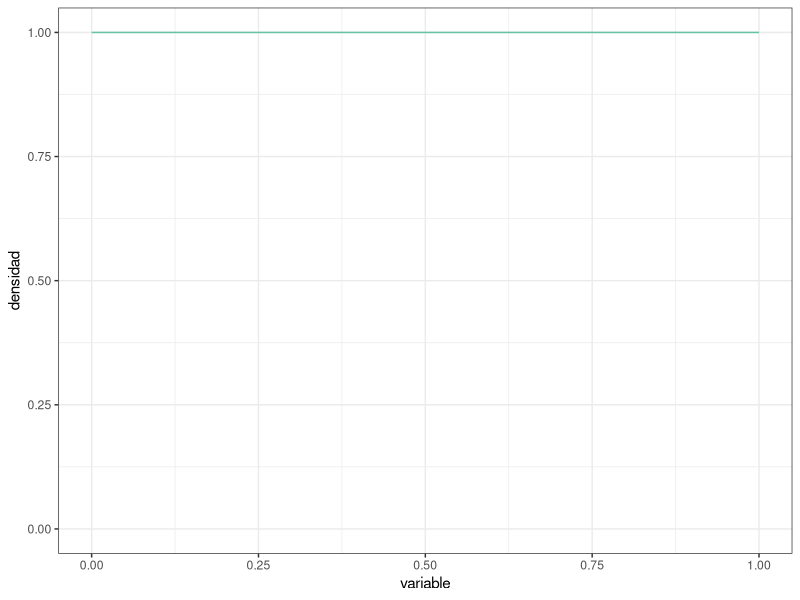
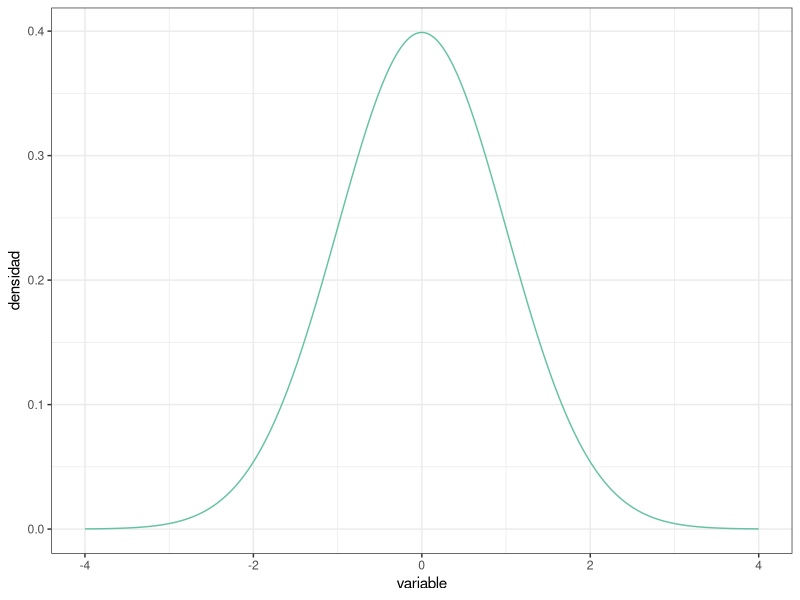
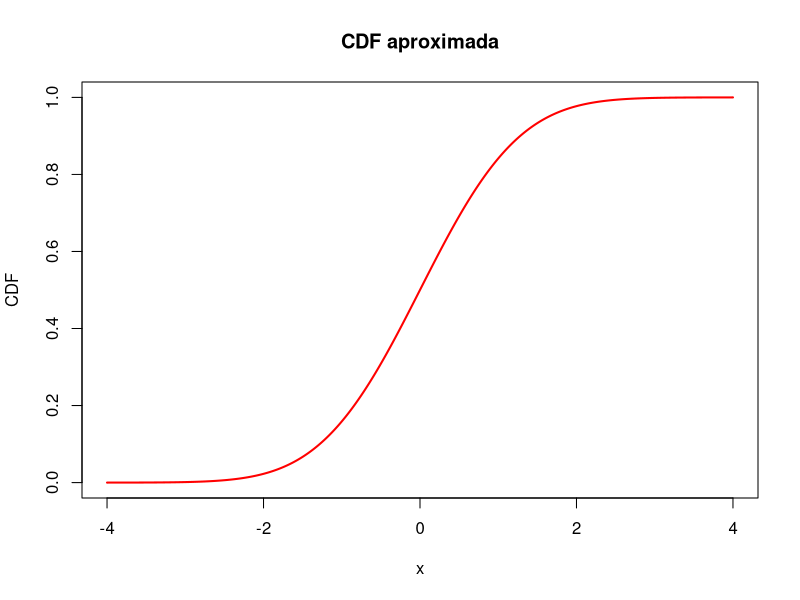
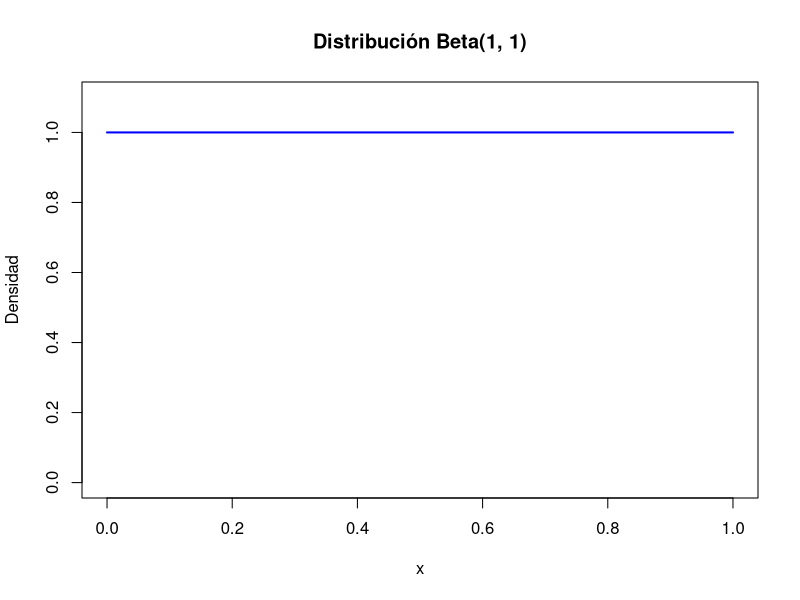
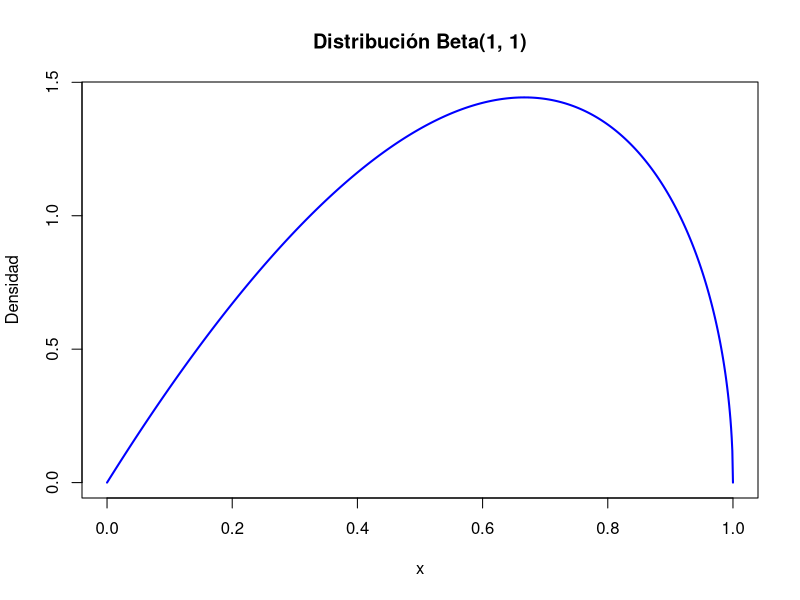
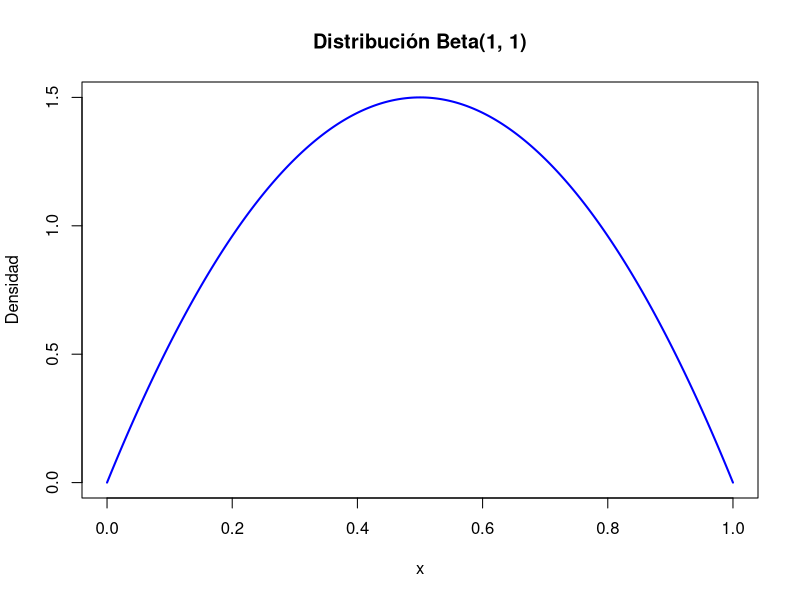
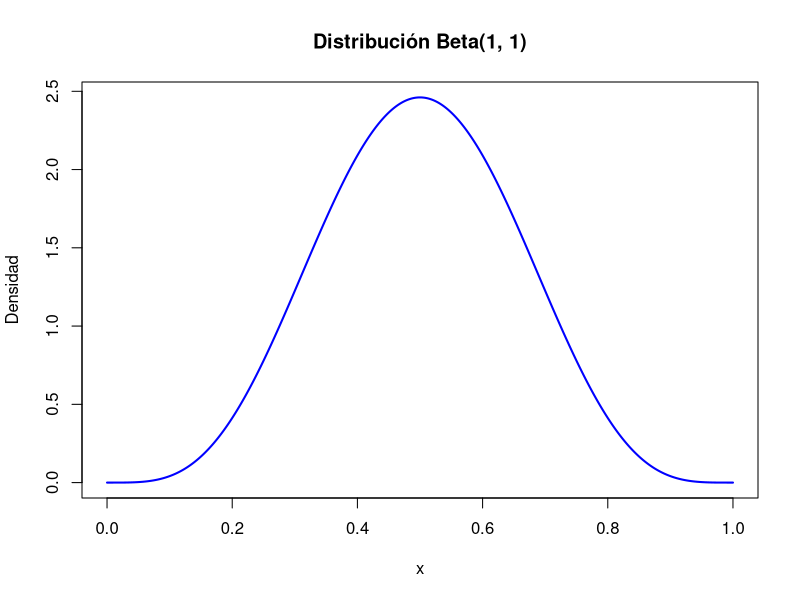
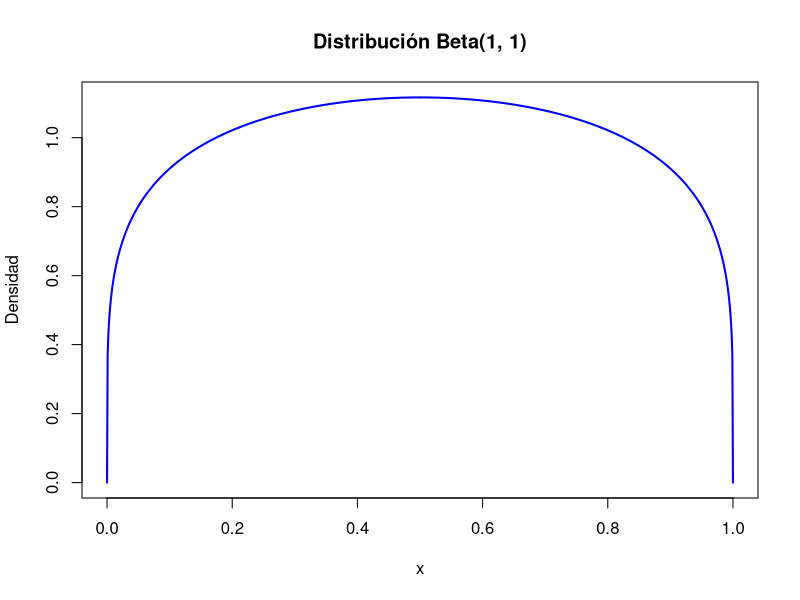

The R source for these figures, in order:
## ---- chunk 1
#| message: false

# Paquetes:
library(tidyverse)
library(RColorBrewer)


# Configuración de la salida gráfica:

PALETA <- brewer.pal(8, "Set2") # Colores por defecto
color_defecto  <- PALETA[1]
options(ggplot2.discrete.colour = PALETA)

theme_set(theme_bw()) # Tema "neutro" para la representación gráfica
## ---- chunk 2
PREC     <- 1e-3 # Precisión para representar la función de densidad (milésimas)
DENS_INF <- 0    # Rango inferior de la función de densidad
DENS_SUP <- 1    # Rango superior de la función de densidad

uniforme <- tibble( # Esta función crea un "data.frame" o tabla de datos
  variable = seq(from = DENS_INF, to = DENS_SUP, by = PREC),
  densidad = variable |> dunif(min = DENS_INF, max = DENS_SUP)
)

uniforme |> glimpse() # Muestra el objeto con los datos, contiene 2 columnas 

uniforme |> # Usando la tabla de datos antes creada, crea un objeto gráfico
  ggplot(mapping = aes(x = variable, y = densidad)) + # "Mapea" columnas a
                                                      #   coordenadas
  geom_line(color = color_defecto) + # Representa mediante una línea continua
  
  ylim( # Fija el límite inferior a 0 para mostrar el eje y completo:
    0,  # (Usa la propia distribución para establecer el límite superior)
    uniforme |> pull(densidad) |> max()
  )
## ---- chunk 3
DENS_INF <- -4 # Usamos un rango más adecuado para la normal estandarizada
DENS_SUP <-  4

normal <- tibble( # Reutilizamos `PREC` del "chunk" de código anterior
  variable = seq(from = DENS_INF, to = DENS_SUP, by = PREC),
  densidad = variable |> dnorm()
)

# Al cubrir la distribución el rango desde 0 hasta el máximo, en este caso no
#   es necesario establecer los límites manualmente
normal |>
  ggplot(mapping = aes(x = variable, y = densidad)) +
  geom_line(color = color_defecto)
## ---- chunk 4
uniforme |> summarize(integral = PREC * sum(densidad))
## ---- chunk 5
uniforme |> summarize(
  integral = PREC * (sum(densidad) - 0.5 * (first(densidad) + last(densidad)))
)
## ---- chunk 6
normal |> summarize(
  integral = sum(densidad) * PREC
)
## ---- chunk 7
tibble( # Ampliando el rango a [-10, 10]:
  variable = seq(from = -10, to = 10, by = PREC),
  densidad = variable |> dnorm()
) |>
  summarize(integral = sum(densidad) * PREC)

tibble( # Usando precisión de "millonésimas":
  variable = seq(from = DENS_INF, to = DENS_SUP, by = 1e-6),
  densidad = variable |> dnorm()
) |>
  summarize(integral = sum(densidad) * 1e-6) # Misma precisión en la integral
## ---- chunk 8
uniforme |> summarize(
  integral = PREC * sum(densidad),
  integral = integral / integral # Normalización
)

normal |> summarize(
  integral = PREC * sum(densidad),
  integral = integral / integral # Normalización
)
## ---- chunk 9
dnorm(0) # valor maximo para la distibucion normal
## ---- chunk 10
dunif(0.5, min = 0, max = 1) # valor maximo para la distibucion uniforme
## ---- chunk 11
dnorm(0,0,0.1)
## ---- chunk 12
dunif(0.25, min = 0, max = 0.5)
## ---- chunk 13
x <- seq(-4, 4, 1e-3)
densidad <- dnorm(x)
cdf_aproximada <- cumsum(densidad) * 1e-3
plot(x, cdf_aproximada, type = "l", col = "red", lwd = 2,
     main = "CDF aproximada",
     xlab = "x", ylab = "CDF")


## ---- chunk 14
x <- seq(-4, 4, 1e-3)
densidad <- dnorm(x)
valor_esperado <- sum(x*densidad)*1e-3
cat("El valor esperado es", valor_esperado, "\n")
## ---- chunk 15
x <- seq(0, 1, 1e-3)
y <- dbeta(x, shape1 = 1, shape2 = 1)
plot(x, y, type = "l", col = "blue", lwd = 2,
     main = "Distribución Beta(1, 1)",
     xlab = "x", ylab = "Densidad", ylim=c(0,1.1) )
## ---- chunk 16
x <- seq(0, 1, 1e-3)
y <- dbeta(x, shape1 = 2, shape2 = 1.5)
plot(x, y, type = "l", col = "blue", lwd = 2,
     main = "Distribución Beta(1, 1)",
     xlab = "x", ylab = "Densidad")
## ---- chunk 17
x <- seq(0, 1, 1e-3)
y <- dbeta(x, shape1 = 2, shape2 = 2)
plot(x, y, type = "l", col = "blue", lwd = 2,
     main = "Distribución Beta(1, 1)",
     xlab = "x", ylab = "Densidad")
## ---- chunk 18
x <- seq(0, 1, 1e-3)
y <- dbeta(x, shape1 = 5, shape2 = 5)
plot(x, y, type = "l", col = "blue", lwd = 2,
     main = "Distribución Beta(1, 1)",
     xlab = "x", ylab = "Densidad")
## ---- chunk 19
x <- seq(0, 1, 1e-3)
y <- dbeta(x, shape1 = 1.2, shape2 = 1.2)
plot(x, y, type = "l", col = "blue", lwd = 2,
     main = "Distribución Beta(1, 1)",
     xlab = "x", ylab = "Densidad")
## ---- chunk 20
x <- seq(0, 1, 1e-3)
y <- dbeta(x, shape1 = 0.8, shape2 = 0.8)
plot(x, y, type = "l", col = "blue", lwd = 2,
     main = "Distribución Beta(1, 1)",
     xlab = "x", ylab = "Densidad")
## ---- chunk 21
theta <- seq(0, 1, 1e-3)
densidad_prior <- dbeta(theta, shape1 = 1, shape2 = 1)
plot(theta, densidad_prior, type = "l", col = "blue", lwd = 2,
     main = "Distribución previa Beta(1, 1)",
     xlab = "Tasa de aceptación (theta)", ylab = "Densidad",ylim=c(0,1.1))

## ---- chunk 22
aceptacion_muestra <- tibble(
  id_participante   = 1:22,
  resp_descarga_app = c(
    "Si", "Si", "No", "No", "Si", "Si", "Si", "Si", "No", "Si", "Si",
    "Si", "Si", "Si", "Si", "Si", "No", "Si", "No", "Si", "Si", "Si"
  )
)
frecuencias <- aceptacion_muestra%>%count(resp_descarga_app)
print(frecuencias)
## ---- chunk 23
theta <- seq(0, 1, 1e-3)
densidad_prior <- dbeta(theta, shape1 = 1, shape2 = 1)
densidad_posterior <- dbeta(theta, shape1 = 18, shape2 = 6)
plot(theta, densidad_prior, type = "l", col = "blue", lwd = 2,
     main = "Distribución Previa y Posterior",
     xlab = expression(theta), ylab = "Densidad", ylim = c(0,5))
lines(theta, densidad_posterior, col = "red", lwd = 2)
par(xpd = TRUE)
legend("bottomleft",inset = c(-0.1,- 0.5), cex = 0.7,legend = c("Distribución Previa (Beta(1,1))", 
                              "Distribución Posterior (Beta(18,6))"),
       col = c("blue", "red"), lwd = 2)

## ---- chunk 24
cat("La media es", 18 / (18 + 6), "\n")
cat("La moda es", (18 - 1) / (18 + 6 - 2), "\n")

## ---- chunk 25
aceptacion_muestra_2 <- tibble(
  id_participante   = 1:113,
  resp_descarga_app = c(
    "Si", "Si", "No", "No", "Si", "Si", "Si", "Si", "No", "Si", "Si",
    "Si", "Si", "Si", "Si", "Si", "No", "Si", "No", "Si", "Si", "Si", 
    "No", "Si", "Si", "Si", "Si", "No", "No", "Si", "No", "Si", "Si", 
    "Si", "Si", "Si", "No", "Si", "No", "No", "Si", "No", "Si", "Si", 
    "No", "No", "No", "Si", "No", "No", "Si", "Si", "No", "No", "Si", 
    "No", "Si", "No", "No", "No", "Si", "Si", "No", "Si", "Si", "No", 
    "Si", "Si", "No", "Si", "Si", "No", "Si", "No", "Si", "No", "Si", 
    "No", "No", "No", "Si", "Si", "No", "No", "Si", "Si", "No", "No", 
    "No", "Si", "Si", "No", "Si", "Si", "No", "Si", "Si", "Si", "Si", 
    "No", "Si", "No", "No", "No", "No", "No", "Si", "No", "No", "Si", 
    "Si", "Si", "Si"
  )
)
frecuencias <- aceptacion_muestra_2%>%count(resp_descarga_app)
print(frecuencias)
## ---- chunk 26
theta <- seq(0, 1, 1e-3)
densidad_prior <- dbeta(theta, shape1 = 18, shape2 = 6)
densidad_posterior <- dbeta(theta, shape1 = 83, shape2 = 54)
plot(theta, densidad_prior, type = "l", col = "blue", lwd = 2,
     main = "Distribución Previa y Posterior",
     xlab = expression(theta), ylab = "Densidad", ylim = c(0,10))
lines(theta, densidad_posterior, col = "red", lwd = 2)
par(xpd = TRUE)
legend("bottomleft",inset = c(-0.1,- 0.5), cex = 0.7,legend = c("Distribución Previa (Beta(18,6))", 
                              "Distribución Posterior (Beta(83,54))"),
       col = c("blue", "red"), lwd = 2)

cat("La media es", 83 / (83 + 54), "\n")
cat("La moda es", (83 - 1) / (83+54 - 2), "\n")

## ---- chunk 27
aceptacion_muestra_total <- bind_rows(
  aceptacion_muestra, aceptacion_muestra_2
) |>
  mutate(id_participante = row_number()) # Los ID están colapsados en una serie
## ---- chunk 28
theta <- seq(0, 1, 1e-3)
densidad_prior <- dbeta(theta, shape1 = 18, shape2 = 6)
densidad_posterior <- dbeta(theta, shape1 = 83, shape2 = 54)
densidad_post_2 <- dbeta(theta, shape1 = 83, shape2 = 54)
plot(theta, densidad_prior, type = "l", col = "blue", lwd = 2,
     main = "Distribución Previa y Posterior",
     xlab = expression(theta), ylab = "Densidad", ylim = c(0,10))
lines(theta, densidad_posterior, col = "red", lwd = 2)
lines(theta, densidad_post_2, col = "green", lwd = 2)
par(xpd = TRUE)
legend("bottomleft",inset = c(-0.1,- 0.3), cex = 0.7,legend = c("Distribución Previa (Beta(18,6))", 
                              "Distribución Posterior (Beta(83,54))", "Distribución Posterior 2 (Beta(83,54))"),
       col = c("blue", "red","green"), lwd = 2)

cat("La media es", 83 / (83 + 54), "\n")
cat("La moda es", (83 - 1) / (83+54 - 2), "\n")
## ---- chunk 29
clase_1 <- tibble(
  id     = 1:27,
  tiempo = c(
    242, 249, 278, 273, 227, 257, 276, 236, 214, 141, 200, 201, 
    228, 271, 160, 275, 156, 246, 293, 306, 263, 247, 224, 160, 277, 
    168, 250
  )
)

clase_2 <- tibble(
  id     = 1:24,
  tiempo = c(
    195, 176, 237, 258, 226, 254, 292, 212, 215, 298, 235, 244, 
    144, 227, 166, 194, 261, 187, 224, 233, 180, 167, 193, 282
  )
)
datos_totales <- bind_rows(clase_1, clase_2)
media1 <- mean(clase_1$tiempo)
media2 <- mean(clase_2$tiempo)
media_muestral <- mean(datos_totales$tiempo)
varianza_muestral <- var(datos_totales$tiempo)
cat("Media clase 1:", media1, "\n")
cat("Media clase 2:", media2, "\n")
cat("Media muestral:", media_muestral, "\n")
cat("Varianza muestral:", varianza_muestral, "\n")
## ---- chunk 30
n <- 51
media_previa <-247
varianza_previa <-1156
varianza_v <- varianza_muestral
sigma <- (varianza_previa * varianza_v)/(varianza_previa*n + varianza_v) 
mu <- (varianza_v * media_previa + varianza_previa*n*media_muestral)/(varianza_v + varianza_previa*n) 
cat("Distribución posterior: Normal(", round(mu, 2), ",", round(sqrt(sigma), 2), ")\n")
## ---- chunk 31
n_muestra <- 51 
media_previa <- 247  
varianza_previa <- 1156  
set.seed(123)
n_samples <- 100000
theta_samples <- rnorm(n_samples, mean = media_previa, sd = sqrt(varianza_previa / n_muestra)) 

weights <- dnorm(media_muestral, mean = theta_samples, sd = sqrt(varianza_muestral / n_muestra))  

weights <- weights / sum(weights)

expected_value_mc <- sum(theta_samples * weights)
expected_value_squared_mc <- sum((theta_samples^2) * weights)
variance_posterior_mc <- expected_value_squared_mc - expected_value_mc^2

sd_posterior_mc <- sqrt(variance_posterior_mc)

cat("Estimador esperado :", round(expected_value_mc, 2), "\n")
cat("Desviación estándar posterior:",round(sd_posterior_mc, 2))

## ---- chunk 32
n <- 51
media_previa <-247
varianza_previa <-1156
varianza_v <- varianza_muestral
x <- seq(media_previa - 4 * sqrt(varianza_previa), media_previa + 4 * sqrt(varianza_previa), by= PREC)
densidad_previa <- dnorm(x, mean = media_previa, sd = sqrt(varianza_previa))
densidad_posterior <- dnorm(x, mean = expected_value_mc, sd =sd_posterior_mc)
plot(x, densidad_previa, type = "l", col = "blue", lwd = 2, 
     ylab = "Densidad", xlab = "Media",ylim = c(0,0.12), main = "Distribuciones Previa y Posterior")
lines(x, densidad_posterior, col = "red", lwd = 2)
par(xpd = TRUE)
legend("bottomleft",inset = c(-0.15,- 0.45), cex = 0.7, legend = c("Distribución Previa (Normal(247, 1156))", 
                              "Distribución Posterior (Normal(228.4, 36.12))"),
       col = c("blue", "red"), lwd = 2, bty = "n")
